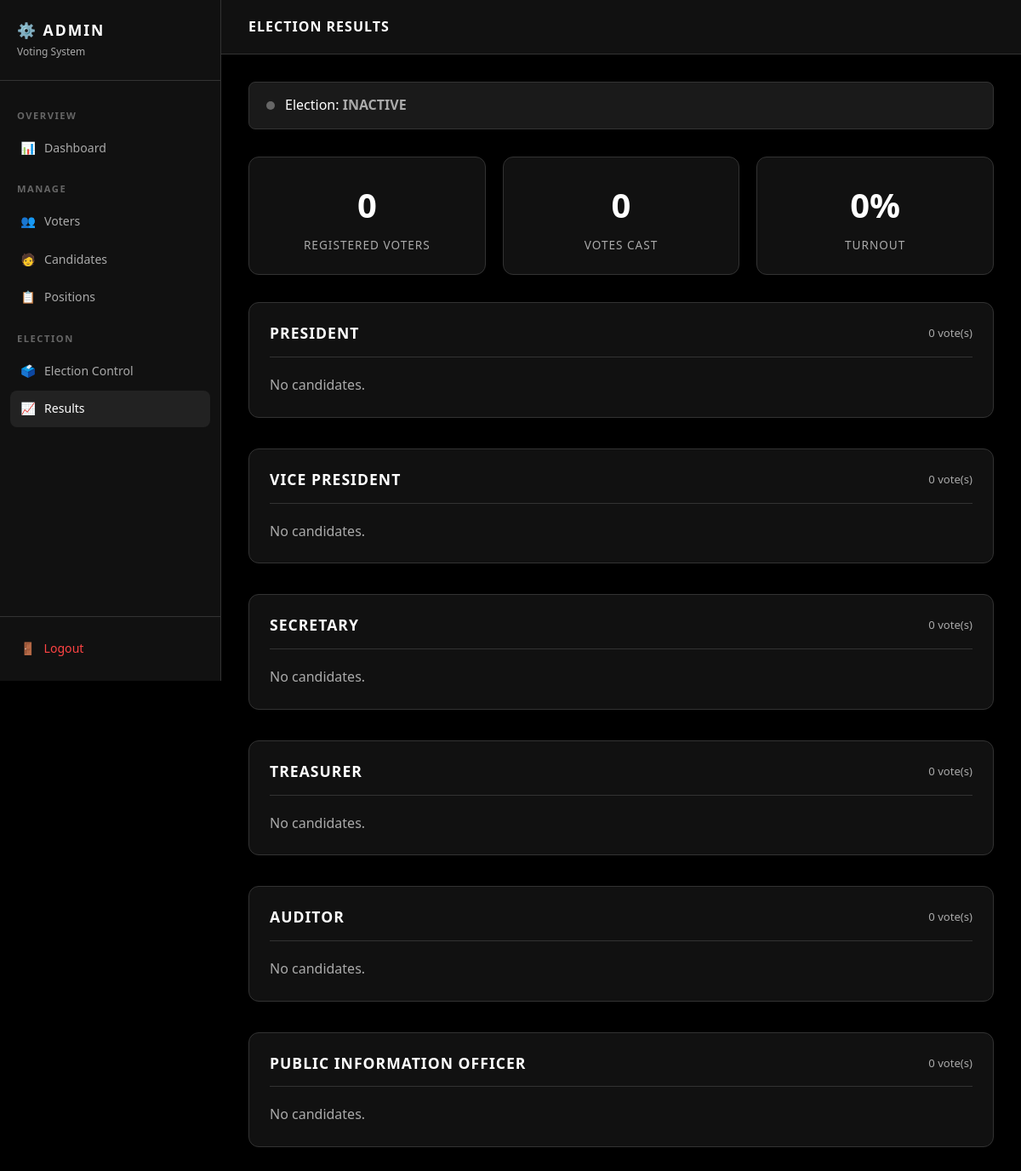
/admin/results.php (signed in), run on the app's committed database.
### tables this page shows
CREATE TABLE IF NOT EXISTS election_status (
    id INT AUTO_INCREMENT PRIMARY KEY,
    status ENUM('inactive','active','ended') DEFAULT 'inactive',
    updated_at TIMESTAMP DEFAULT CURRENT_TIMESTAMP ON UPDATE CURRENT_TIMESTAMP
);

CREATE TABLE IF NOT EXISTS positions (
    id INT AUTO_INCREMENT PRIMARY KEY,
    position_name VARCHAR(100) NOT NULL UNIQUE,
    created_at TIMESTAMP DEFAULT CURRENT_TIMESTAMP
);

### includes/auth.php (called while the page is built, shortened)
<?php
function getElectionStatus($conn) {
    $result = mysqli_query($conn, "SELECT status FROM election_status ORDER BY id DESC LIMIT 1");
    if ($row = mysqli_fetch_assoc($result)) {
        return $row['status'];
    }
    return 'inactive';
}

### admin/results.php (the view, shortened to what this page needs)
<?php
require_once '../includes/db.php';
require_once '../includes/auth.php';
$status = getElectionStatus($conn);
$total_cast = mysqli_fetch_assoc(mysqli_query($conn, "SELECT COUNT(DISTINCT voter_id) AS c FROM votes"))['c'];
$total_voters = mysqli_fetch_assoc(mysqli_query($conn, "SELECT COUNT(*) AS c FROM voters"))['c'];
$positions_result = mysqli_query($conn, "SELECT * FROM positions ORDER BY id ASC");
$positions_data = [];
while ($pos = mysqli_fetch_assoc($positions_result)) {
    $pid = $pos['id'];
    $tv_stmt = mysqli_prepare($conn, "SELECT COUNT(*) AS cnt FROM votes WHERE position_id = ?");
    mysqli_stmt_bind_param($tv_stmt, 'i', $pid);
    mysqli_stmt_execute($tv_stmt);
    $tv_row = mysqli_fetch_assoc(mysqli_stmt_get_result($tv_stmt));
    $position_total = $tv_row['cnt'];
    $candidates = [];
    $pos['candidates'] = $candidates;
    $pos['total_votes'] = $position_total;
    $positions_data[] = $pos;
}
?>
<!DOCTYPE html>
<html lang="en">
<head>
    <link rel="stylesheet" href="../css/style.css">
</head>
<body>
<div class="admin-wrapper">
    <?php include 'includes/sidebar.php'; ?>
    <main class="admin-main">
        <div class="admin-topbar">
            <h2>Election Results</h2>
        </div>
        <div class="admin-body">
            <div class="election-status-bar">
                <div class="election-status-dot <?= $status ?>"></div>
                <span>Election: <strong>
                    <?php if($status === 'active'): ?>
                        <span class="text-success">ACTIVE</span>
                    <?php elseif($status === 'ended'): ?>
                        <span class="text-danger">ENDED</span>
                    <?php else: ?>
                        <span class="text-muted">INACTIVE</span>
                    <?php endif; ?>
                </strong></span>
            </div>
            <div class="stats-grid">
                <div class="stat-card">
                    <div class="stat-number"><?= $total_voters ?></div>
                    <div class="stat-label">Registered Voters</div>
                </div>
                <div class="stat-card">
                    <div class="stat-number"><?= $total_cast ?></div>
                    <div class="stat-label">Votes Cast</div>
                </div>
                <div class="stat-card">
                    <div class="stat-number"><?= $total_voters > 0 ? round(($total_cast / $total_voters) * 100, 1) : 0 ?>%</div>
                    <div class="stat-label">Turnout</div>
                </div>
            </div>
            <?php foreach ($positions_data as $pos): ?>
            <div class="card results-position">
                <div class="card-header">
                    <h3><?= htmlspecialchars($pos['position_name']) ?></h3>
                    <span class="text-muted" style="font-size:0.82rem;"><?= $pos['total_votes'] ?> vote(s)</span>
                </div>
                <?php if (empty($pos['candidates'])): ?>
                    <p class="text-muted">No candidates.</p>
                <?php endif; ?>
            </div>
            <?php endforeach; ?>
        </div>
    </main>
</div>
</body>
</html>

### css/style.css (style rules this page uses)
*, *::before, *::after { box-sizing: border-box; margin: 0; padding: 0; }
:root { --bg: #000000; --surface: #111111; --surface2: #1a1a1a; --surface3: #222222; --border: #333333; --border-light: #444444; --text: #ffffff; --text-muted: #aaaaaa; --text-dim: #666666; --accent: #ffffff; --accent-hover: #dddddd; --danger: #ff4444; --success: #44ff88; --warning: #ffaa00; --radius: 8px; --radius-lg: 12px; --shadow: 0 4px 20px rgba(0,0,0,0.8); --shadow-sm: 0 2px 8px rgba(0,0,0,0.5); --transition: 0.2s ease; }
html { font-size: 16px; }
body { background: var(--bg); color: var(--text); font-family: 'Segoe UI', Arial, sans-serif; line-height: 1.6; min-height: 100vh; }
h1, h2, h3, h4, h5 { font-weight: 700; line-height: 1.3; }
h2 { font-size: 1.5rem; }
h3 { font-size: 1.25rem; }
.card { background: var(--surface); border: 1px solid var(--border); border-radius: var(--radius-lg); padding: 24px; margin-bottom: 24px; box-shadow: var(--shadow-sm); }
.card-header { padding-bottom: 16px; margin-bottom: 20px; border-bottom: 1px solid var(--border); display: flex; align-items: center; justify-content: space-between; gap: 12px; }
.card-header h2, .card-header h3 { font-size: 1.1rem; text-transform: uppercase; letter-spacing: 1px; }
.stats-grid { display: grid; grid-template-columns: repeat(auto-fit, minmax(200px, 1fr)); gap: 20px; margin-bottom: 32px; }
.stat-card { background: var(--surface); border: 1px solid var(--border); border-radius: var(--radius-lg); padding: 24px; text-align: center; transition: border-color var(--transition); }
.stat-card .stat-number { font-size: 2.5rem; font-weight: 700; }
.stat-card .stat-label { color: var(--text-muted); font-size: 0.85rem; text-transform: uppercase; letter-spacing: 1px; margin-top: 4px; }
.admin-wrapper { display: flex; min-height: 100vh; }
.admin-main { flex: 1; overflow: hidden; }
.admin-topbar { background: var(--surface); border-bottom: 1px solid var(--border); padding: 0 32px; height: 64px; display: flex; align-items: center; justify-content: space-between; }
.admin-topbar h2 { font-size: 1rem; text-transform: uppercase; letter-spacing: 1px; }
.admin-body { padding: 32px; }
.results-position { margin-bottom: 36px; }
.election-status-bar { background: var(--surface2); border: 1px solid var(--border); border-radius: var(--radius); padding: 14px 20px; display: flex; align-items: center; gap: 12px; margin-bottom: 32px; }
.election-status-dot { width: 10px; height: 10px; border-radius: 50%; flex-shrink: 0; }
.election-status-dot.inactive { background: var(--text-dim); }
.text-muted { color: var(--text-muted); }

### data on the page
positions: position_name "PRESIDENT", total_votes "0"
positions: position_name "VICE PRESIDENT", total_votes "0"
positions: position_name "SECRETARY", total_votes "0"
positions: position_name "TREASURER", total_votes "0"
positions: position_name "AUDITOR", total_votes "0"
positions: position_name "PUBLIC INFORMATION OFFICER", total_votes "0"

### other printed values
$total_voters "0"
$total_cast "0"
